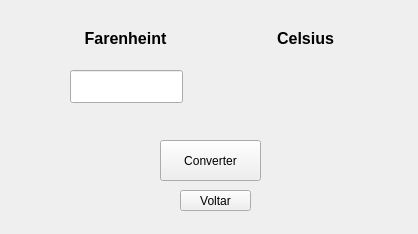
<?xml version="1.0" encoding="UTF-8"?>
<ui version="4.0">
 <class>MainWindow</class>
 <widget class="QMainWindow" name="MainWindow">
  <property name="geometry">
   <rect>
    <x>0</x>
    <y>0</y>
    <width>418</width>
    <height>234</height>
   </rect>
  </property>
  <property name="windowTitle">
   <string>MainWindow</string>
  </property>
  <widget class="QWidget" name="centralwidget">
   <widget class="QLineEdit" name="esse">
    <property name="geometry">
     <rect>
      <x>70</x>
      <y>70</y>
      <width>113</width>
      <height>33</height>
     </rect>
    </property>
    <property name="font">
     <font>
      <pointsize>12</pointsize>
     </font>
    </property>
   </widget>
   <widget class="QLabel" name="f">
    <property name="geometry">
     <rect>
      <x>80</x>
      <y>30</y>
      <width>91</width>
      <height>17</height>
     </rect>
    </property>
    <property name="font">
     <font>
      <pointsize>12</pointsize>
      <weight>75</weight>
      <bold>true</bold>
     </font>
    </property>
    <property name="layoutDirection">
     <enum>Qt::LeftToRight</enum>
    </property>
    <property name="text">
     <string>Farenheint</string>
    </property>
    <property name="alignment">
     <set>Qt::AlignCenter</set>
    </property>
   </widget>
   <widget class="QLabel" name="c">
    <property name="geometry">
     <rect>
      <x>260</x>
      <y>30</y>
      <width>91</width>
      <height>17</height>
     </rect>
    </property>
    <property name="font">
     <font>
      <pointsize>12</pointsize>
      <weight>75</weight>
      <bold>true</bold>
     </font>
    </property>
    <property name="layoutDirection">
     <enum>Qt::LeftToRight</enum>
    </property>
    <property name="text">
     <string>Celsius</string>
    </property>
    <property name="alignment">
     <set>Qt::AlignCenter</set>
    </property>
   </widget>
   <widget class="QLabel" name="resultado">
    <property name="geometry">
     <rect>
      <x>260</x>
      <y>80</y>
      <width>91</width>
      <height>17</height>
     </rect>
    </property>
    <property name="font">
     <font>
      <pointsize>12</pointsize>
      <weight>50</weight>
      <bold>false</bold>
     </font>
    </property>
    <property name="layoutDirection">
     <enum>Qt::LeftToRight</enum>
    </property>
    <property name="text">
     <string/>
    </property>
    <property name="alignment">
     <set>Qt::AlignCenter</set>
    </property>
   </widget>
   <widget class="QPushButton" name="converter_2">
    <property name="geometry">
     <rect>
      <x>160</x>
      <y>140</y>
      <width>101</width>
      <height>41</height>
     </rect>
    </property>
    <property name="text">
     <string>Converter</string>
    </property>
   </widget>
   <widget class="QPushButton" name="voltar">
    <property name="geometry">
     <rect>
      <x>180</x>
      <y>190</y>
      <width>71</width>
      <height>21</height>
     </rect>
    </property>
    <property name="text">
     <string>Voltar</string>
    </property>
   </widget>
  </widget>
 </widget>
 <resources/>
 <connections/>
</ui>
